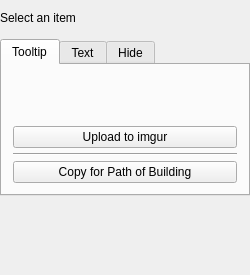
<?xml version="1.0" encoding="UTF-8"?>
<ui version="4.0">
 <class>ItemDetailsPanel</class>
 <widget class="QWidget" name="ItemDetailsPanel">
  <layout class="QGridLayout" name="gridLayout">
   <property name="leftMargin">
    <number>0</number>
   </property>
   <property name="topMargin">
    <number>11</number>
   </property>
   <property name="rightMargin">
    <number>0</number>
   </property>
   <item row="0" column="0">
    <layout class="QVBoxLayout" name="itemLayout">
     <property name="spacing">
      <number>0</number>
     </property>
     <item>
      <widget class="QWidget" name="widget" native="true">
       <property name="minimumSize">
        <size>
         <width>250</width>
         <height>0</height>
        </size>
       </property>
      </widget>
     </item>
     <item>
      <widget class="QLabel" name="nameLabel">
       <property name="text">
        <string>Select an item</string>
       </property>
      </widget>
     </item>
     <item>
      <widget class="QLabel" name="imageLabel"/>
     </item>
     <item>
      <widget class="QTabWidget" name="itemInfoTypeTabs">
       <property name="sizePolicy">
        <sizepolicy hsizetype="Minimum" vsizetype="Maximum">
         <horstretch>0</horstretch>
         <verstretch>0</verstretch>
        </sizepolicy>
       </property>
       <property name="currentIndex">
        <number>0</number>
       </property>
       <widget class="QWidget" name="itemInfoTooltip">
        <attribute name="title">
         <string>Tooltip</string>
        </attribute>
        <layout class="QVBoxLayout" name="itemInfoLayout">
         <item>
          <widget class="QWidget" name="itemTooltipWidget" native="true">
           <property name="sizePolicy">
            <sizepolicy hsizetype="Preferred" vsizetype="Minimum">
             <horstretch>0</horstretch>
             <verstretch>0</verstretch>
            </sizepolicy>
           </property>
           <layout class="QVBoxLayout" name="itemTooltipLayout">
            <property name="spacing">
             <number>0</number>
            </property>
            <property name="leftMargin">
             <number>0</number>
            </property>
            <property name="topMargin">
             <number>0</number>
            </property>
            <property name="rightMargin">
             <number>0</number>
            </property>
            <property name="bottomMargin">
             <number>0</number>
            </property>
            <item>
             <widget class="QWidget" name="itemHeaderWidget" native="true">
              <property name="sizePolicy">
               <sizepolicy hsizetype="Expanding" vsizetype="Fixed">
                <horstretch>0</horstretch>
                <verstretch>0</verstretch>
               </sizepolicy>
              </property>
              <layout class="QHBoxLayout" name="itemHeaderLayout">
               <property name="spacing">
                <number>0</number>
               </property>
               <property name="leftMargin">
                <number>0</number>
               </property>
               <property name="topMargin">
                <number>0</number>
               </property>
               <property name="rightMargin">
                <number>0</number>
               </property>
               <property name="bottomMargin">
                <number>0</number>
               </property>
               <item>
                <widget class="QLabel" name="itemHeaderLeft">
                 <property name="sizePolicy">
                  <sizepolicy hsizetype="Fixed" vsizetype="Fixed">
                   <horstretch>0</horstretch>
                   <verstretch>0</verstretch>
                  </sizepolicy>
                 </property>
                 <property name="text">
                  <string/>
                 </property>
                </widget>
               </item>
               <item>
                <widget class="QWidget" name="itemNameContainerWidget" native="true">
                 <property name="sizePolicy">
                  <sizepolicy hsizetype="Expanding" vsizetype="Fixed">
                   <horstretch>0</horstretch>
                   <verstretch>0</verstretch>
                  </sizepolicy>
                 </property>
                 <layout class="QVBoxLayout" name="itemNameContainer">
                  <property name="spacing">
                   <number>0</number>
                  </property>
                  <property name="leftMargin">
                   <number>0</number>
                  </property>
                  <property name="topMargin">
                   <number>0</number>
                  </property>
                  <property name="rightMargin">
                   <number>0</number>
                  </property>
                  <property name="bottomMargin">
                   <number>0</number>
                  </property>
                  <item>
                   <widget class="QLabel" name="itemNameFirstLine">
                    <property name="text">
                     <string/>
                    </property>
                   </widget>
                  </item>
                  <item>
                   <widget class="QLabel" name="itemNameSecondLine">
                    <property name="text">
                     <string/>
                    </property>
                   </widget>
                  </item>
                 </layout>
                </widget>
               </item>
               <item>
                <widget class="QLabel" name="itemHeaderRight">
                 <property name="sizePolicy">
                  <sizepolicy hsizetype="Fixed" vsizetype="Fixed">
                   <horstretch>0</horstretch>
                   <verstretch>0</verstretch>
                  </sizepolicy>
                 </property>
                 <property name="text">
                  <string/>
                 </property>
                </widget>
               </item>
              </layout>
             </widget>
            </item>
            <item>
             <widget class="QLabel" name="propertiesLabel">
              <property name="maximumSize">
               <size>
                <width>16777215</width>
                <height>16777215</height>
               </size>
              </property>
              <property name="wordWrap">
               <bool>true</bool>
              </property>
             </widget>
            </item>
           </layout>
          </widget>
         </item>
         <item>
          <widget class="QWidget" name="itemButtonsWidget" native="true">
           <property name="sizePolicy">
            <sizepolicy hsizetype="Preferred" vsizetype="Minimum">
             <horstretch>0</horstretch>
             <verstretch>0</verstretch>
            </sizepolicy>
           </property>
           <layout class="QVBoxLayout" name="itemButtonsLayout">
            <property name="spacing">
             <number>5</number>
            </property>
            <property name="leftMargin">
             <number>0</number>
            </property>
            <property name="topMargin">
             <number>0</number>
            </property>
            <property name="rightMargin">
             <number>0</number>
            </property>
            <property name="bottomMargin">
             <number>0</number>
            </property>
            <item>
             <widget class="QPushButton" name="uploadTooltipButton">
              <property name="text">
               <string>Upload to imgur</string>
              </property>
             </widget>
            </item>
            <item>
             <widget class="Line" name="pobButtonLine">
              <property name="orientation">
               <enum>Qt::Orientation::Horizontal</enum>
              </property>
             </widget>
            </item>
            <item>
             <widget class="QPushButton" name="pobTooltipButton">
              <property name="text">
               <string>Copy for Path of Building</string>
              </property>
             </widget>
            </item>
           </layout>
          </widget>
         </item>
        </layout>
       </widget>
       <widget class="QWidget" name="itemInfoText">
        <attribute name="title">
         <string>Text</string>
        </attribute>
        <layout class="QVBoxLayout" name="verticalLayout">
         <item>
          <widget class="QLabel" name="itemTextTooltip">
           <property name="sizePolicy">
            <sizepolicy hsizetype="Minimum" vsizetype="Maximum">
             <horstretch>0</horstretch>
             <verstretch>0</verstretch>
            </sizepolicy>
           </property>
           <property name="text">
            <string/>
           </property>
          </widget>
         </item>
        </layout>
       </widget>
       <widget class="QWidget" name="tab">
        <attribute name="title">
         <string>Hide</string>
        </attribute>
       </widget>
      </widget>
     </item>
     <item>
      <spacer name="verticalSpacer">
       <property name="orientation">
        <enum>Qt::Orientation::Vertical</enum>
       </property>
       <property name="sizeHint" stdset="0">
        <size>
         <width>20</width>
         <height>40</height>
        </size>
       </property>
      </spacer>
     </item>
     <item>
      <widget class="QLabel" name="locationLabel"/>
     </item>
     <item>
      <widget class="QLabel" name="minimapLabel"/>
     </item>
    </layout>
   </item>
  </layout>
 </widget>
 <layoutdefault spacing="6" margin="11"/>
 <resources/>
 <connections/>
</ui>
